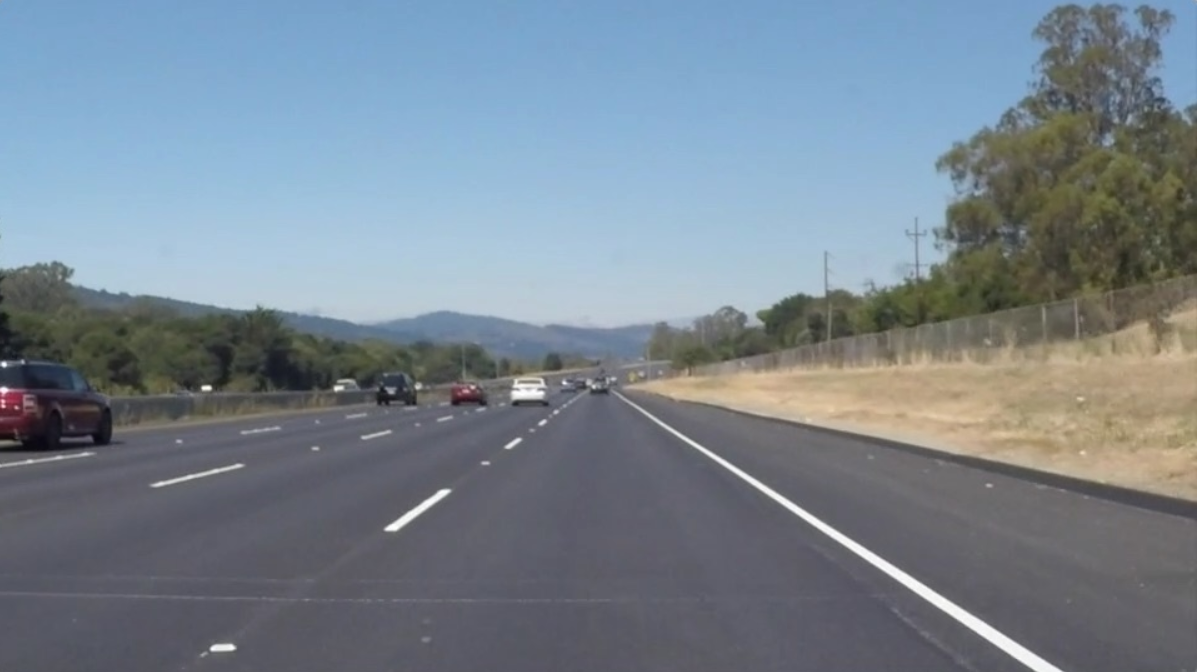
#> input picture img.png, 1197 x 672 px
$ jupyter execute 'Hough transform.ipynb'
#> lines starting #> are read from the running program, lines starting #| are printed output that depends on the picture; after the words box and inside, x2 and y2 are one past the last pixel; in counts of white or black regions, pixels touching at a corner belong together
## Hough Transform ##
## Name : Sana Fathima H ##

## Reg.No : 212223240145 ##

[cell 1]
import numpy as np
import cv2
import matplotlib.pyplot as plt

[cell 2]
road_image = cv2.imread('img.png')
#> road_image is the input picture: shape (672, 1197, 3); mean B, G, R 143.7, 132.7, 120.4

[cell 3]
color_image = cv2.cvtColor(road_image, cv2.COLOR_BGR2RGB)

[cell 4]
gray_image = cv2.imread('img.png', cv2.IMREAD_GRAYSCALE)
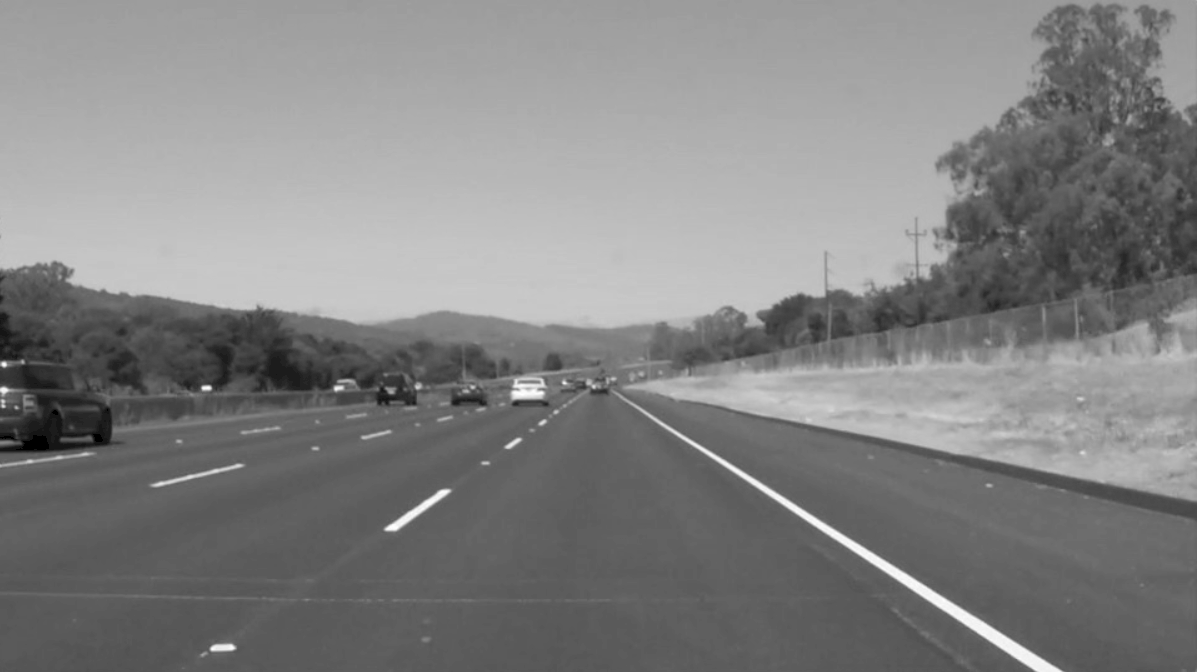
#> gray_image: shape (672, 1197); min 0, max 255, mean 131

[cell 5]
plt.figure(figsize=(10,10))
plt.imshow(road_image[:,:,::-1])
plt.title("Original Image")
plt.axis("off")

[cell 6]
plt.imshow(gray_image, cmap='gray')
plt.title("Gray Image")
plt.axis("off")
plt.show()

[cell 7]
# Use global threshold based on grayscale intensity.
threshold = cv2.inRange(gray_image, 150, 255)
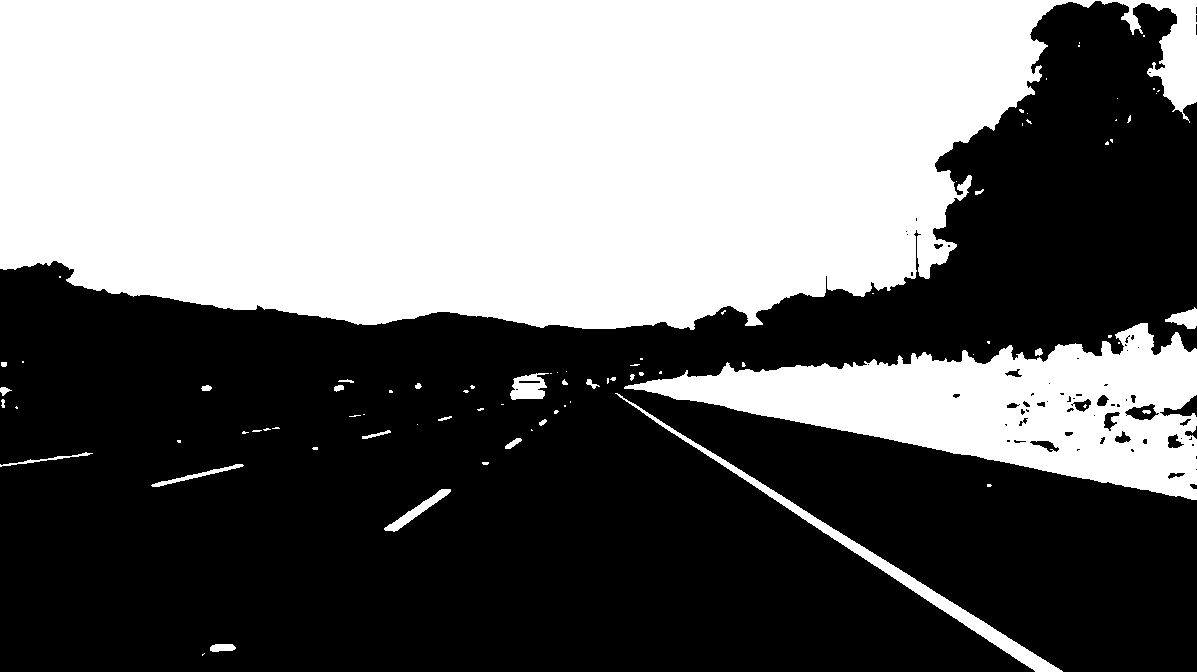
#> threshold: shape (672, 1197); 44.7% white; 84 white regions (58 under 20 px), largest, box (x1, y1, x2, y2) and area: (0, 0, 1197, 330) 305127, (624, 323, 1197, 500) 46010, (615, 393, 1063, 672) 4530

# Display images.
plt.figure(figsize = (20, 10))
plt.subplot(1,1,1); plt.imshow(threshold, cmap = 'gray'); plt.title('Threshold');

[cell 8]
#  Region masking: Select vertices according to the input image.
roi_vertices = np.array([[[100, 540],
                          [900, 540],
                          [515, 320],
                          [450, 320]]])

# Defining a blank mask.
mask = np.zeros_like(threshold)

# Defining a 3 channel or 1 channel color to fill the mask.
if len(threshold.shape) > 2:
    channel_count = threshold.shape[2]  # 3 or 4 depending on the image.
    ignore_mask_color = (255,) * channel_count
else:
    ignore_mask_color = 255

# Filling pixels inside the polygon.
cv2.fillPoly(mask, roi_vertices, ignore_mask_color)
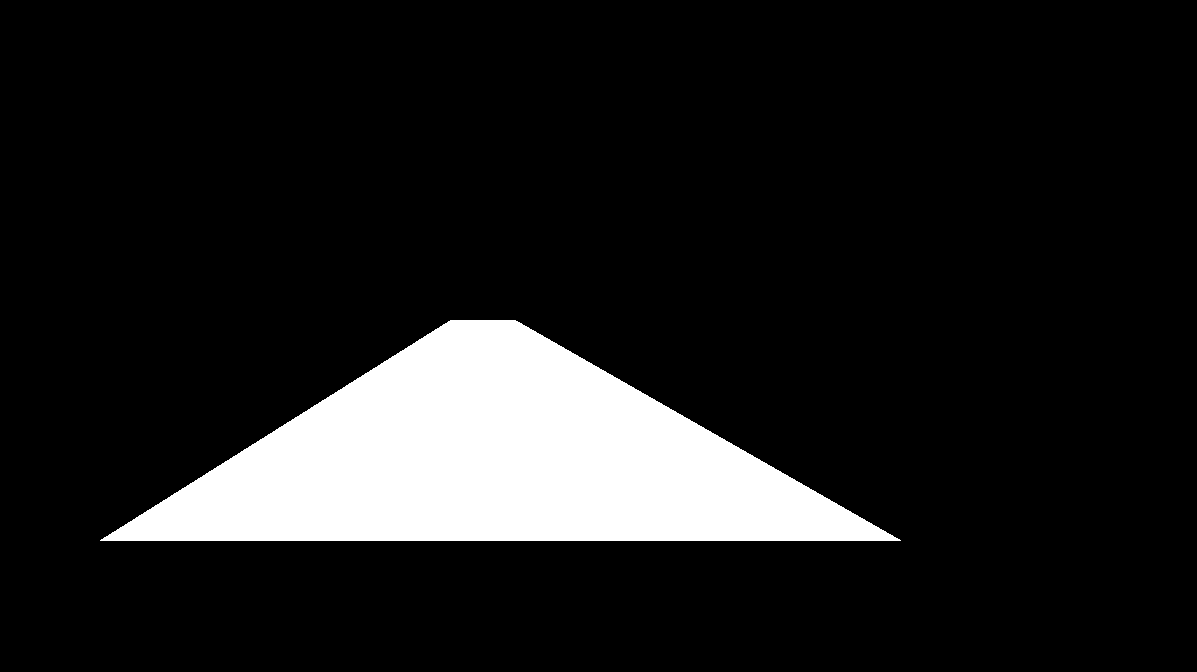
#> mask: shape (672, 1197); 11.9% white; 1 white region, box (x1, y1, x2, y2) and area: (100, 320, 901, 541) 95951

# Constructing the region of interest based on where mask pixels are nonzero.
roi = cv2.bitwise_and(threshold, mask)
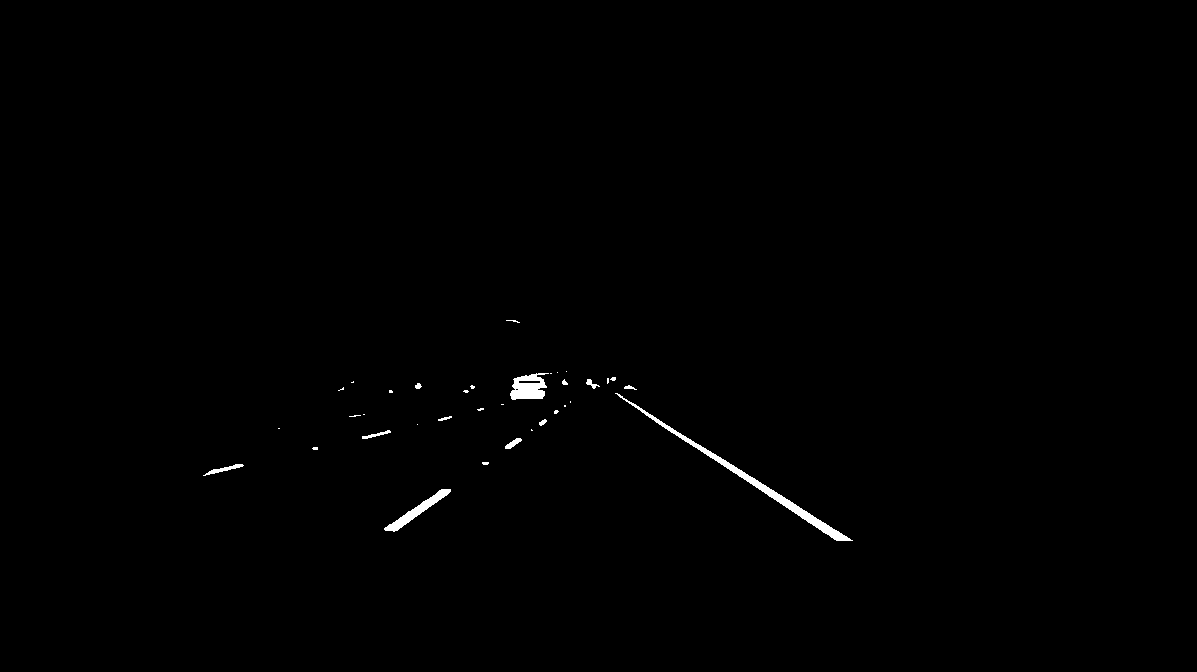
#> roi: shape (672, 1197); 0.45% white; 35 white regions (23 under 20 px), largest, box (x1, y1, x2, y2) and area: (615, 393, 853, 541) 1571, (510, 373, 549, 400) 702, (384, 489, 451, 532) 608

# Display images.
plt.figure(figsize = (20, 10))
plt.subplot(1,3,1); plt.imshow(threshold, cmap = 'gray'); plt.title('Initial threshold')
plt.subplot(1,3,2); plt.imshow(mask, cmap = 'gray');      plt.title('Polyfill mask')
plt.subplot(1,3,3); plt.imshow(roi, cmap = 'gray');       plt.title('Isolated roi');

[cell 9]
# Perform Edge Detection.
low_threshold = 50
high_threshold = 100
edges = cv2.Canny(roi, low_threshold, high_threshold)
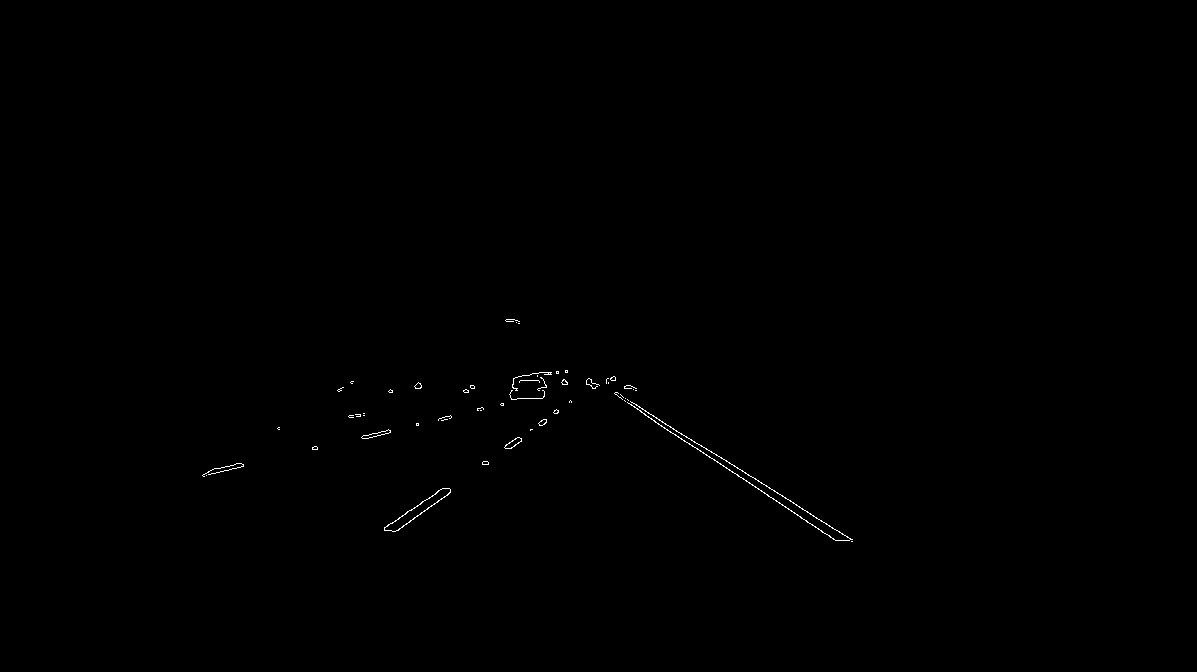
#> edges: shape (672, 1197); 0.19% white in thin lines or dots, all inside (x1, y1, x2, y2) = (202, 319, 853, 542)

# Smooth with a Gaussian blur.
kernel_size = 3
canny_blur = cv2.GaussianBlur(edges, (kernel_size, kernel_size), 0)

# Display images.
plt.figure(figsize = (20, 10))
plt.subplot(1,2,1); plt.imshow(edges, cmap = 'gray'); plt.title('Edge detection')
plt.subplot(1,2,2); plt.imshow(canny_blur, cmap = 'gray'); plt.title('Blurred edges');

[cell 10]
def draw_lines(img, lines, color = [255, 0, 0], thickness = 2):
    """Utility for drawing lines."""
    if lines is not None:
        for line in lines:
            for x1,y1,x2,y2 in line:
                cv2.line(img, (x1, y1), (x2, y2), color, thickness)

[cell 11]
# Hough transform parameters set according to the input image.
rho = 1
theta = np.pi / 180
threshold = 50
min_line_len = 10
max_line_gap = 20

lines = cv2.HoughLinesP(
    canny_blur, rho, theta, threshold, minLineLength = min_line_len, maxLineGap = max_line_gap)
#> lines = 60 rows, first 6: [586, 378, 853, 539], [587, 378, 840, 530], [654, 423, 813, 523], [588, 377, 797, 503], [784, 499, 853, 541], [627, 404, 765, 491]

# Draw all lines found onto a new image.
hough = np.zeros((road_image.shape[0], road_image.shape[1], 3), dtype = np.uint8)
draw_lines(hough, lines)
#> the loop in draw_lines, `for line in lines:` made 60 passes
#> line on passes 1 to 12: [[586, 378, 853, 539]], [[587, 378, 840, 530]], [[654, 423, 813, 523]], [[588, 377, 797, 503]], [[784, 499, 853, 541]], [[627, 404, 765, 491]], [[476, 409, 545, 392]], [[201, 474, 244, 465]], [[484, 465, 593, 383]], [[486, 465, 607, 377]], [[360, 436, 391, 429]], [[737, 477, 839, 541]]

print("Found {} lines, including: {}".format(len(lines), lines[0]))
#| Found 60 lines, including: [[586 378 853 539]]
plt.figure(figsize = (15, 10)); plt.imshow(hough);
